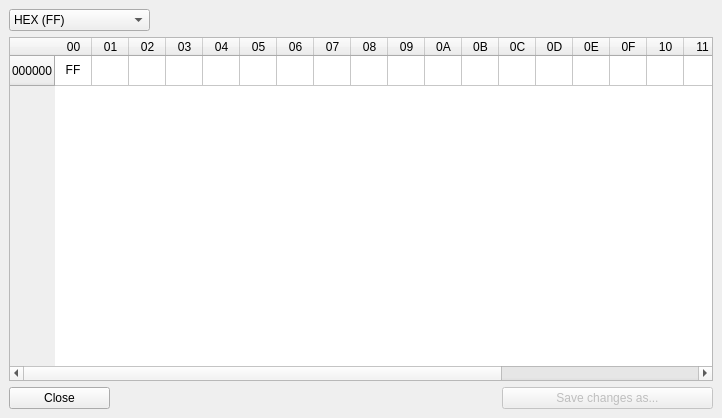
<?xml version="1.0" encoding="UTF-8"?>
<ui version="4.0">
 <class>HexViewer</class>
 <widget class="QMainWindow" name="HexViewer">
  <property name="geometry">
   <rect>
    <x>0</x>
    <y>0</y>
    <width>722</width>
    <height>418</height>
   </rect>
  </property>
  <property name="windowTitle">
   <string>Hex Viewer</string>
  </property>
  <widget class="QWidget" name="centralwidget">
   <layout class="QGridLayout" name="gridLayout">
    <item row="0" column="0">
     <layout class="QHBoxLayout" name="horizontalLayout">
      <item>
       <widget class="QComboBox" name="comboBox_view">
        <property name="minimumSize">
         <size>
          <width>141</width>
          <height>0</height>
         </size>
        </property>
        <item>
         <property name="text">
          <string>HEX (FF)</string>
         </property>
        </item>
        <item>
         <property name="text">
          <string>HEX (0xFF)</string>
         </property>
        </item>
        <item>
         <property name="text">
          <string>DEC</string>
         </property>
        </item>
       </widget>
      </item>
      <item>
       <spacer name="horizontalSpacer_2">
        <property name="orientation">
         <enum>Qt::Horizontal</enum>
        </property>
        <property name="sizeHint" stdset="0">
         <size>
          <width>40</width>
          <height>20</height>
         </size>
        </property>
       </spacer>
      </item>
     </layout>
    </item>
    <item row="1" column="0">
     <widget class="QTableWidget" name="tableWidget_viewer">
      <property name="alternatingRowColors">
       <bool>true</bool>
      </property>
      <attribute name="horizontalHeaderDefaultSectionSize">
       <number>37</number>
      </attribute>
      <row>
       <property name="text">
        <string>000000</string>
       </property>
      </row>
      <column>
       <property name="text">
        <string>00</string>
       </property>
      </column>
      <column>
       <property name="text">
        <string>01</string>
       </property>
      </column>
      <column>
       <property name="text">
        <string>02</string>
       </property>
      </column>
      <column>
       <property name="text">
        <string>03</string>
       </property>
      </column>
      <column>
       <property name="text">
        <string>04</string>
       </property>
      </column>
      <column>
       <property name="text">
        <string>05</string>
       </property>
      </column>
      <column>
       <property name="text">
        <string>06</string>
       </property>
      </column>
      <column>
       <property name="text">
        <string>07</string>
       </property>
      </column>
      <column>
       <property name="text">
        <string>08</string>
       </property>
      </column>
      <column>
       <property name="text">
        <string>09</string>
       </property>
      </column>
      <column>
       <property name="text">
        <string>0A</string>
       </property>
      </column>
      <column>
       <property name="text">
        <string>0B</string>
       </property>
      </column>
      <column>
       <property name="text">
        <string>0C</string>
       </property>
      </column>
      <column>
       <property name="text">
        <string>0D</string>
       </property>
      </column>
      <column>
       <property name="text">
        <string>0E</string>
       </property>
      </column>
      <column>
       <property name="text">
        <string>0F</string>
       </property>
      </column>
      <column>
       <property name="text">
        <string>10</string>
       </property>
      </column>
      <column>
       <property name="text">
        <string>11</string>
       </property>
      </column>
      <column>
       <property name="text">
        <string>12</string>
       </property>
      </column>
      <column>
       <property name="text">
        <string>13</string>
       </property>
      </column>
      <column>
       <property name="text">
        <string>14</string>
       </property>
      </column>
      <column>
       <property name="text">
        <string>15</string>
       </property>
      </column>
      <column>
       <property name="text">
        <string>16</string>
       </property>
      </column>
      <column>
       <property name="text">
        <string>17</string>
       </property>
      </column>
      <item row="0" column="0">
       <property name="text">
        <string>FF</string>
       </property>
       <property name="textAlignment">
        <set>AlignHCenter|AlignVCenter|AlignCenter</set>
       </property>
      </item>
     </widget>
    </item>
    <item row="2" column="0">
     <layout class="QHBoxLayout" name="horizontalLayout_2">
      <item>
       <widget class="QPushButton" name="pushButton_close">
        <property name="minimumSize">
         <size>
          <width>101</width>
          <height>0</height>
         </size>
        </property>
        <property name="maximumSize">
         <size>
          <width>101</width>
          <height>16777215</height>
         </size>
        </property>
        <property name="text">
         <string>Close</string>
        </property>
       </widget>
      </item>
      <item>
       <spacer name="horizontalSpacer">
        <property name="orientation">
         <enum>Qt::Horizontal</enum>
        </property>
        <property name="sizeHint" stdset="0">
         <size>
          <width>40</width>
          <height>20</height>
         </size>
        </property>
       </spacer>
      </item>
      <item>
       <widget class="QPushButton" name="pushButton_save_changes">
        <property name="enabled">
         <bool>false</bool>
        </property>
        <property name="minimumSize">
         <size>
          <width>211</width>
          <height>0</height>
         </size>
        </property>
        <property name="maximumSize">
         <size>
          <width>281</width>
          <height>16777215</height>
         </size>
        </property>
        <property name="text">
         <string>Save changes as...</string>
        </property>
       </widget>
      </item>
     </layout>
    </item>
   </layout>
  </widget>
 </widget>
 <resources/>
 <connections/>
</ui>
